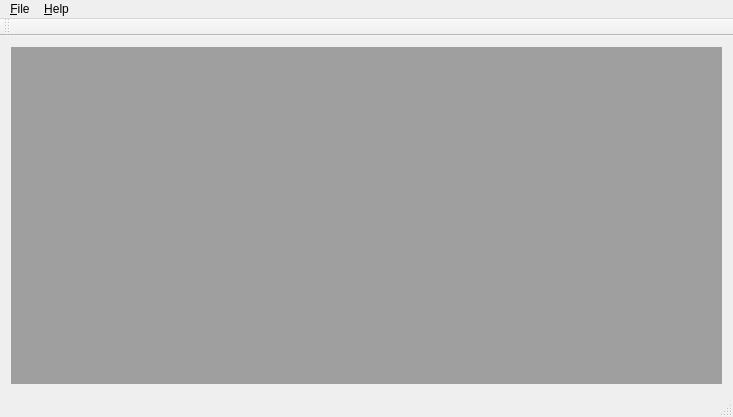
<?xml version="1.0" encoding="UTF-8"?>
<ui version="4.0">
 <class>MainWindow</class>
 <widget class="QMainWindow" name="MainWindow">
  <property name="geometry">
   <rect>
    <x>0</x>
    <y>0</y>
    <width>733</width>
    <height>417</height>
   </rect>
  </property>
  <property name="windowTitle">
   <string>Smooth BAT6</string>
  </property>
  <widget class="QWidget" name="centralWidget">
   <layout class="QGridLayout" name="gridLayout">
    <item row="0" column="0">
     <widget class="QMdiArea" name="mdiArea"/>
    </item>
   </layout>
  </widget>
  <widget class="QMenuBar" name="menuBar">
   <property name="geometry">
    <rect>
     <x>0</x>
     <y>0</y>
     <width>733</width>
     <height>18</height>
    </rect>
   </property>
   <widget class="QMenu" name="menu_File">
    <property name="title">
     <string>&amp;File</string>
    </property>
    <addaction name="action_New_BAT6_connection"/>
    <addaction name="separator"/>
    <addaction name="action_Quit"/>
   </widget>
   <widget class="QMenu" name="menu_About">
    <property name="title">
     <string>&amp;Help</string>
    </property>
    <addaction name="action_About"/>
   </widget>
   <addaction name="menu_File"/>
   <addaction name="menu_About"/>
  </widget>
  <widget class="QToolBar" name="mainToolBar">
   <attribute name="toolBarArea">
    <enum>TopToolBarArea</enum>
   </attribute>
   <attribute name="toolBarBreak">
    <bool>false</bool>
   </attribute>
  </widget>
  <widget class="QStatusBar" name="statusBar"/>
  <action name="action_New_BAT6_connection">
   <property name="text">
    <string>&amp;New BAT6 Connection</string>
   </property>
  </action>
  <action name="action_Quit">
   <property name="text">
    <string>&amp;Quit</string>
   </property>
  </action>
  <action name="action_About">
   <property name="text">
    <string>&amp;About</string>
   </property>
  </action>
 </widget>
 <layoutdefault spacing="6" margin="11"/>
 <resources/>
 <connections/>
</ui>
